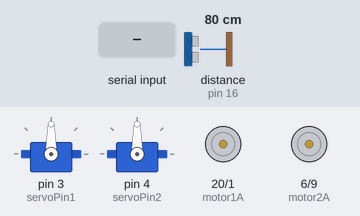
Bench run of a sketch on a simulated Arduino Mega 2560, built with avr-gcc and run on an emulated ATmega2560. Shown: 2 × servo, motor-driver pin pairs drawn as motors (green arrow = first pin HIGH = forward, orange = second pin HIGH = backward, longer = more drive, scaled by the enable pin). Inputs (shaded band) come from the test bench; at power-on: distance to the obstacle (sensor on pin 16) 80 cm. The echo pulse lasts 58.3 µs per cm.

Above: at 1.2 s.
1.3 s: "F" received over the second serial link
At 2.5 s:
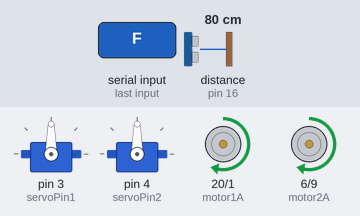
2.8 s: "B" received over the second serial link
At 3.6 s:
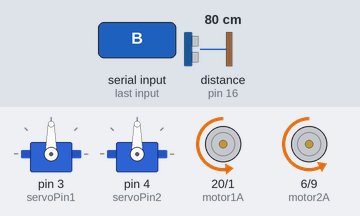
4.3 s: "L" received over the second serial link
At 4.7 s:
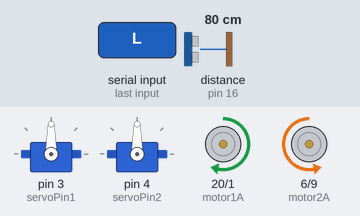
5.8 s: "R" received over the second serial link
At 7.0 s:
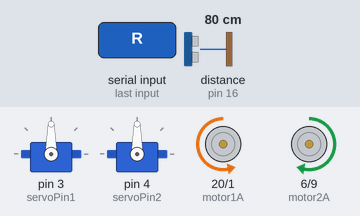
7.3 s: "O" received over the second serial link
At 8.2 s:
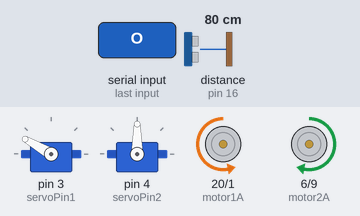
8.8 s: "S" received over the second serial link
At 9.4 s:
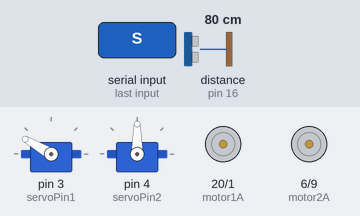
Timing chart, 0 to 11.3 s (numbered marks = the images above; inputs shaded):
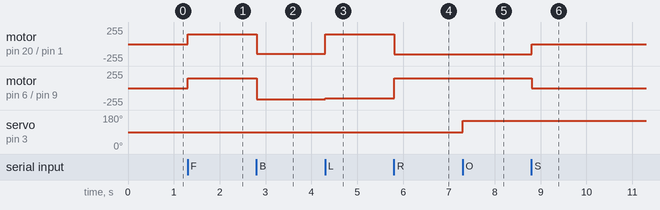

The sketch:

Exp3.ino
```cpp
#include <Servo.h>  // Include Servo library

// Ultrasonic sensor pins
const int trigPin = 17;
const int echoPin = 16;

// Motor control pins
const int motor1A = 20;
const int motor1B = 1;
#define ENA 2
const int motor2A = 6;
const int motor2B = 9;
#define ENB 5

// Servo setup
Servo gripperServo1;  // Create a Servo object for the first gripper
Servo gripperServo2;  // Create a Servo object for the second gripper
const int servoPin1 = 3;  // Pin for the first gripper (PWM capable)
const int servoPin2 = 4;  // Pin for the second gripper (PWM capable)

// Variables
long duration, distance;
bool obstacleMode = false;  // Track if 'A' command is active

void setup() {
  // Pin modes for ultrasonic sensor
  pinMode(trigPin, OUTPUT);
  pinMode(echoPin, INPUT);

  // Pin modes for motor control
  pinMode(motor1A, OUTPUT);
  pinMode(motor1B, OUTPUT);
  pinMode(ENA, OUTPUT);
  pinMode(motor2A, OUTPUT);
  pinMode(motor2B, OUTPUT);
  pinMode(ENB, OUTPUT);

  // Attach the servos
  gripperServo1.attach(servoPin1);
  gripperServo2.attach(servoPin2);

  // Initialize Serial communication (shared with Bluetooth on pins 0 and 1)
  Serial2.begin(9600);

  Serial2.println("Setup Complete.");
}

void loop() {
  distance = getDistance();  // Continuously monitor distance
  if (obstacleMode) {
    followDistanceLogic();  // Adjust motor behavior based on distance if 'A' is active
  }
  waitForBluetoothCommand();  // Check for new Bluetooth commands at all times
}

// Function to read distance from ultrasonic sensor
long getDistance() {
  digitalWrite(trigPin, LOW);
  delayMicroseconds(2);
  digitalWrite(trigPin, HIGH);
  delayMicroseconds(10);
  digitalWrite(trigPin, LOW);

  long duration = pulseIn(echoPin, HIGH);
  long distance = (duration / 2) / 28.5;  // Convert to cm
  return distance;
}

// Bluetooth command handler
void waitForBluetoothCommand() {
  if (Serial2.available() > 0) {
    char command = Serial2.read();  // Read Bluetooth command
    executeCommand(command);
  }
}

void executeCommand(char command) {
  switch (command) {
    case 'F':
      obstacleMode = false;  // Disable obstacle mode if 'F' is received
      moveMotors(150);
      break;
    case 'B':
      obstacleMode = false;
      moveBackward();
      break;
    case 'L':
      obstacleMode = false;
      moveLeft();
      break;
    case 'R':
      obstacleMode = false;
      moveRight();
      break;
    case 'S':
      obstacleMode = false;
      stopMotors();
      break;
    case 'O':
      openGripper();
      break;
    case 'C':
      closeGripper();
      break;
    case 'U':
      gripperUp();
      break;
    case 'A':
      obstacleMode = true;  // Enable obstacle-aware movement
      Serial2.println("Obstacle mode activated");
      break;
    default:
      Serial2.println("Invalid Command");
      break;
  }
}

// Function to move motors at a given speed
void moveMotors(int speed) {
  digitalWrite(motor1A, HIGH);
  digitalWrite(motor1B, LOW);
  digitalWrite(motor2A, HIGH);
  digitalWrite(motor2B, LOW);
  analogWrite(ENA, speed);
  analogWrite(ENB, speed);
}

void stopMotors() {
  digitalWrite(motor1A, LOW);
  digitalWrite(motor1B, LOW);
  digitalWrite(motor2A, LOW);
  digitalWrite(motor2B, LOW);
  analogWrite(ENA, 0);
  analogWrite(ENB, 0);
}

// Function to control motors based on distance logic
void followDistanceLogic() {
  Serial2.print("Distance: ");
  Serial2.println(distance);

  if (distance >= 80) {
    moveMotors(255);
    Serial2.println("Obstacle is at far distance");
  } else if (distance >= 50) {
    moveMotors(175);
    Serial2.println("Obstacle is at distance >=50");
  } else if (distance >= 10) {
    moveMotors(100);
    Serial2.println("Obstacle is at distance >=10");
  } else {
    stopMotors();
    Serial2.println("Obstacle is nearby");
  }
}

// Gripper control functions
void openGripper() {
  gripperServo1.write(150);
  Serial2.println("Gripper Open");
}

void closeGripper() {
  gripperServo1.write(10);
  Serial2.println("Gripper Closed");
}

void gripperUp() {
  gripperServo2.write(65);
  Serial2.println("Gripper Up");
}

void gripperDown() {
  gripperServo2.write(90);
  Serial2.println("Gripper Down");
}

// Functions to control robot movement
void moveForward() {
  digitalWrite(motor1A, HIGH);
  digitalWrite(motor1B, LOW);
  digitalWrite(motor2A, HIGH);
  digitalWrite(motor2B, LOW);
  analogWrite(ENA, 140);  // Adjust PWM value if needed
  analogWrite(ENB, 165);  // Adjust PWM value if needed
  Serial2.println("Robot moving forward");
}

void moveBackward() {
  digitalWrite(motor1A, LOW);
  digitalWrite(motor1B, HIGH);
  digitalWrite(motor2A, LOW);
  digitalWrite(motor2B, HIGH);
  analogWrite(ENA, 145);  // Adjust PWM value if needed
  analogWrite(ENB, 165);  // Adjust PWM value if needed
  Serial2.println("Robot moving backward");
}

void moveLeft() {
  digitalWrite(motor1A, HIGH);
  digitalWrite(motor1B, LOW);
  digitalWrite(motor2A, LOW);
  digitalWrite(motor2B, HIGH);
  analogWrite(ENA, 150);  // Adjust PWM value if needed
  analogWrite(ENB, 150);  // Adjust PWM value if needed
  Serial2.println("Robot moving left");
}

void moveRight() {
  digitalWrite(motor1A, LOW);
  digitalWrite(motor1B, HIGH);
  digitalWrite(motor2A, HIGH);
  digitalWrite(motor2B, LOW);
  analogWrite(ENA, 150);  // Adjust PWM value if needed
  analogWrite(ENB, 150);  // Adjust PWM value if needed
  Serial2.println("Robot moving right");
}
```

Measured:
- after the input at 1.3 s, motor on pin 20 (motor1A) / pin 1 (motor1B), motor on pin 6 (motor2A) / pin 9 (motor2B): stopped → forward 150/255 at once
- after the input at 2.8 s, motor on pin 20 (motor1A) / pin 1 (motor1B): forward 150/255 → backward 145/255 at once; motor on pin 6 (motor2A) / pin 9 (motor2B): forward 150/255 → backward 165/255 at once
- after the input at 4.3 s, motor on pin 20 (motor1A) / pin 1 (motor1B): backward 145/255 → forward 150/255 at once; motor on pin 6 (motor2A) / pin 9 (motor2B): backward 165/255 → backward 150/255 at once
- after the input at 5.8 s, motor on pin 20 (motor1A) / pin 1 (motor1B): forward 150/255 → backward 150/255 at once; motor on pin 6 (motor2A) / pin 9 (motor2B): backward 150/255 → forward 150/255 at once
- after the input at 7.3 s, servo on pin 3 (servoPin1): 90° → 150° at once
- after the input at 8.8 s, motor on pin 20 (motor1A) / pin 1 (motor1B): backward 150/255 → stopped at once; motor on pin 6 (motor2A) / pin 9 (motor2B): forward 150/255 → stopped at once
